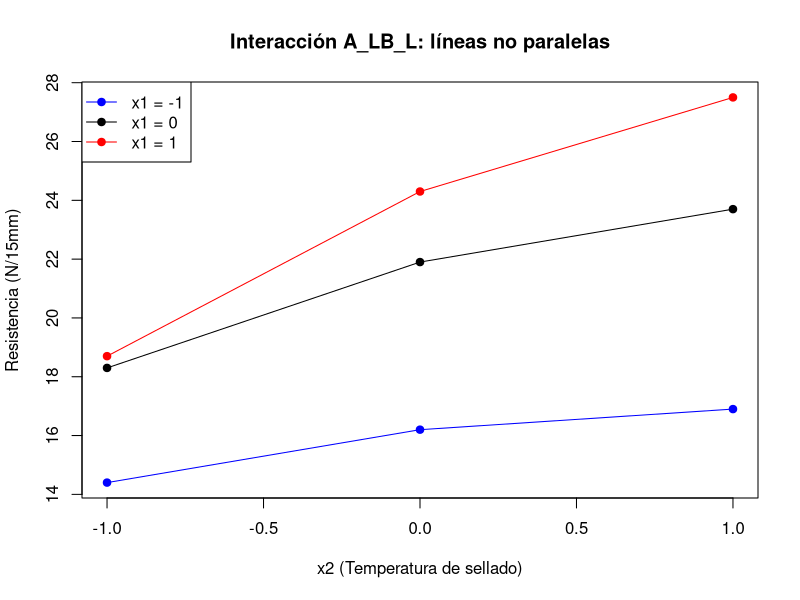

This figure's R source:
## ---- chunk 1
library(dplyr)

df <- read.csv("../../datos/sellado-empaques-3k.csv")
df <- df[order(df$x1, df$x2), ]
cat(sprintf("Corridas: %d (3^2 = 9 sin réplica)\n", nrow(df)))
print(df)
## ---- chunk 2
AL <- c(-1,-1,-1, 0,0,0, 1,1,1)
AQ <- c( 1, 1, 1,-2,-2,-2, 1,1,1)
BL <- c(-1, 0, 1,-1,0,1,-1,0,1)
BQ <- c( 1,-2, 1, 1,-2,1, 1,-2,1)

contrastes <- list(A_L=AL, A_Q=AQ, B_L=BL, B_Q=BQ,
                    A_LB_L=AL*BL, A_LB_Q=AL*BQ, A_QB_L=AQ*BL, A_QB_Q=AQ*BQ)

nombres <- names(contrastes)
ortogonal <- TRUE
for (i in 1:(length(nombres)-1)) {
  for (j in (i+1):length(nombres)) {
    dp <- sum(contrastes[[nombres[i]]] * contrastes[[nombres[j]]])
    if (dp != 0) {
      ortogonal <- FALSE
      cat(sprintf("NO ortogonal: %s x %s = %d\n", nombres[i], nombres[j], dp))
    }
  }
}
cat("Todos los pares de contrastes son ortogonales:", ortogonal, "\n")
## ---- chunk 3
y <- df$resistencia
n <- 1

tabla <- data.frame(Efecto=character(), C=double(), sum_c2=double(), SC=double(),
                     stringsAsFactors = FALSE)
for (nombre in nombres) {
  cvec <- contrastes[[nombre]]
  C <- sum(cvec * y)
  sum_c2 <- sum(cvec^2)
  SC <- C^2 / (n * sum_c2)
  tabla <- rbind(tabla, data.frame(Efecto=nombre, C=round(C,3), sum_c2=sum_c2, SC=round(SC,4)))
}
print(tabla)

SST <- sum((y - mean(y))^2)
cat(sprintf("\nSuma de las 8 SC: %.4f\n", sum(tabla$SC)))
cat(sprintf("SST (8 gl, corregida): %.4f\n", SST))
## ---- chunk 4
modelo <- lm(resistencia ~ x1 + x2 + I(x1^2) + I(x2^2) + x1:x2, data = df)
print(anova(modelo))
cat("\nCompare sum_sq con SC de A_L, B_L, A_Q, B_Q y A_LB_L de la sección anterior: son idénticas.\n")
## ---- chunk 5
rownames(tabla) <- tabla$Efecto
pool <- c("A_QB_Q", "A_LB_Q", "A_QB_L")
gl_error <- length(pool)
SCE <- sum(tabla[pool, "SC"])
MSE <- SCE / gl_error
cat(sprintf("SC agrupada (error): %.4f con %d gl -> MSE=%.4f\n", SCE, gl_error, MSE))

for (efecto in c("A_L", "A_Q", "B_L", "B_Q", "A_LB_L")) {
  SC <- tabla[efecto, "SC"]
  Fval <- SC / MSE
  p <- 1 - pf(Fval, 1, gl_error)
  cat(sprintf("%-8s SC=%.4f  F=%.3f  p=%.4f\n", efecto, SC, Fval, p))
}
## ---- chunk 6
plot(NULL, xlim=c(-1,1), ylim=range(df$resistencia),
     xlab="x2 (Temperatura de sellado)", ylab="Resistencia (N/15mm)",
     main="Interacción A_LB_L: líneas no paralelas")
colores <- c("blue", "black", "red")
niveles <- sort(unique(df$x1))
for (i in seq_along(niveles)) {
  sub <- df[df$x1 == niveles[i], ]
  sub <- sub[order(sub$x2), ]
  lines(sub$x2, sub$resistencia, type="o", col=colores[i], pch=19)
}
legend("topleft", legend=paste("x1 =", niveles), col=colores, lty=1, pch=19)
